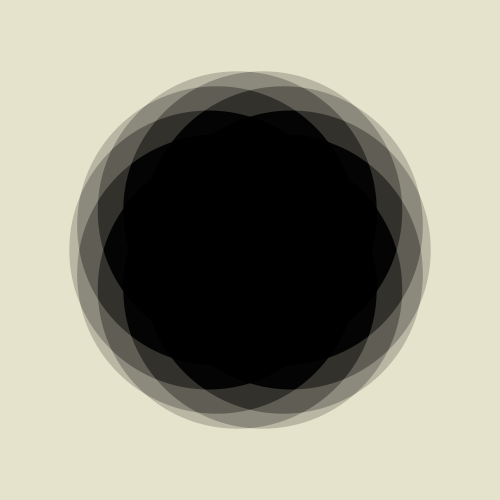
Frame 1 (no input)
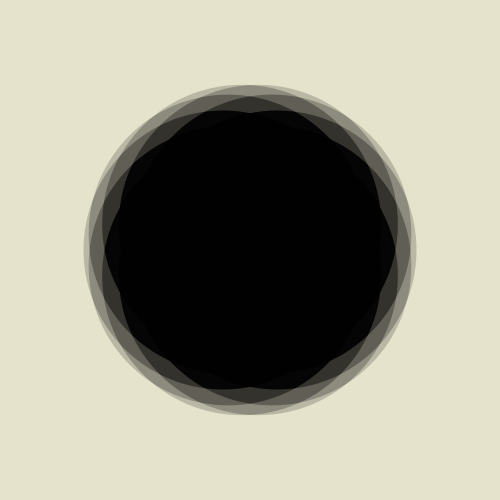
Frame 60 (the mouse pressed at the canvas centre just before this capture)
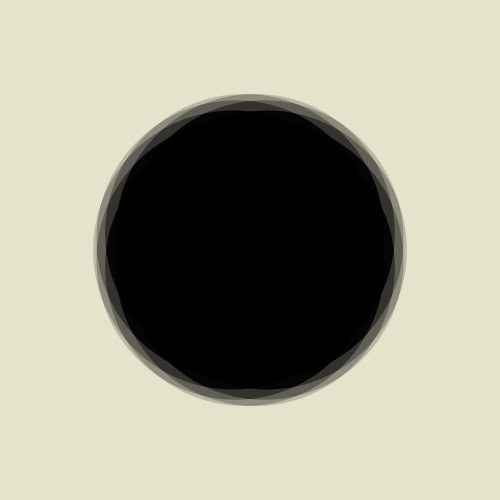
Frame 120 (the mouse held since frame 60 and released just before this capture)

The Processing sketch that drew these frames (run headless with seeded random() and noise(); from frame 60 on, the mouse is pressed at the canvas centre):

// Processing sketch: s141018_copycat_after
// ── s141018_copycat_after.pde

// This gif copycat was made by Suzi and Raphaël
// at the Berlin Creative Code Jam on October 18th 2014.

// This is an improved version made after seeing the original.

// Based on the original by Dave Whyte (Bees&Bombs):
// http://beesandbombs.tumblr.com/post/99577746089/flower


// THE COPYCAT GAME
// Version 1.0

// The copycat game is a creative coding exercice in which 
// two teams of two coders try to reproduce existing 
// animations based solely on the oral description given 
// by the other team. Each team picks a different gif and  
// has 5 minutes to describe it. The other team has 5 minutes 
// for questions. Each team then has 1 hour to code what
// they think is the best possible copy of the original.

// If you post your results online, please give credit 
// to the creator of the original.

// The copycat game was created at Creative Code Berlin
// and first played on September 20th 2014


PGraphics pg;

int circleAmount = 10;
int diameter = 279;

float radius = 0.0;
float maxRadius = 75.0;

float animationSpeed = 0.1;

int sleepFrames = 120;
int counter = 0;


void setup() {
  size(500,500);
  //frameRate(6);
}

void draw() {
  
  background(230,227,204);
  
  pg = createGraphics(width,height);
  
  pg.beginDraw();
  pg.blendMode(MULTIPLY);
  pg.noStroke();
  pg.fill(210,50);
  
  pg.translate(width/2,height/2);

  // Animation

  radius = (sin(frameCount*animationSpeed)+1.0)/2.0*maxRadius;
  
  float rotation = 0;//frameCount*0.01;

  for(int i=0; i<circleAmount; i++) {
    float theta = TWO_PI/circleAmount*i + rotation;
    float xPos = radius*cos(theta);
    float yPos = radius*sin(theta);
    pg.ellipse(xPos, yPos, diameter, diameter);
  }

  pg.endDraw();
  
  image(pg, 0, 0);
  
  // Apply the orange color
  tint(255,76,18);
  
}
